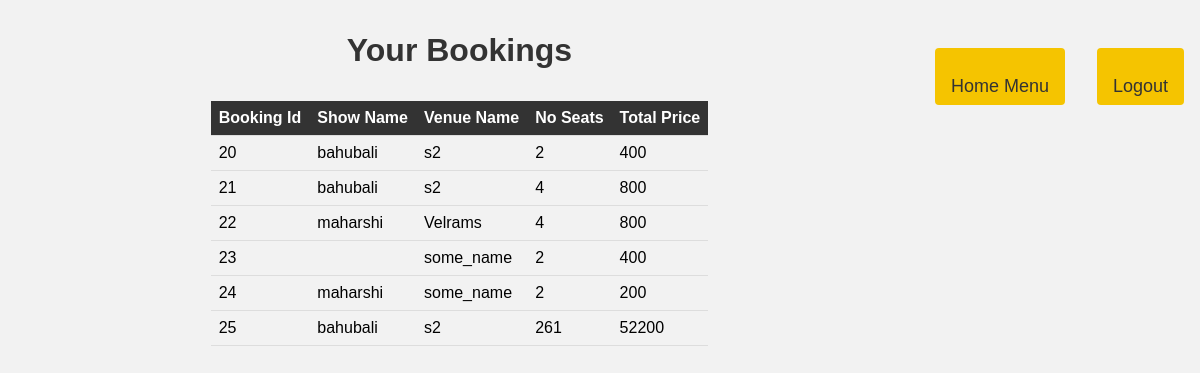
Screenshot of /userbookings (signed in) with the database file from the repository.
### app.py (models this page shows)
class Booking(db.Model):
    booking_id = db.Column(db.Integer, primary_key=True)
    user_id = db.Column(db.Integer,db.ForeignKey('user.user_id'),nullable = False)
    show_id = db.Column(db.Integer,db.ForeignKey('show.show_id'),nullable = False)
    venue_id = db.Column(db.Integer,db.ForeignKey('venue.venue_id'),nullable = False)
    no_seats = db.Column(db.Integer, nullable = False)
    total_price = db.Column(db.Integer, nullable = False)

class Show(db.Model):
    show_id = db.Column(db.Integer, primary_key = True)
    show_name = db.Column(db.String, nullable = False)
    show_rating = db.Column(db.String, nullable = False)
    show_tags =  db.Column(db.String, nullable = False)
    ticket_price = db.Column(db.Integer, nullable = False)
    venue_id=db.Column(db.Integer, db.ForeignKey(Venue.venue_id))

class Venue(db.Model):
    venue_id = db.Column(db.Integer, primary_key = True)
    venue_name = db.Column(db.String, nullable = False)
    venue_place = db.Column(db.String, nullable = False)
    venue_cap =  db.Column(db.Integer, nullable = False)
    shows=db.relationship("Show")

### app.py (the view)
@app.route('/userbookings' , methods = ['POST' , 'GET'])
def showuserbookings():
    user_id=session['user_id']
    userbookings=Booking.query.filter_by(user_id = user_id).all()
    dict_shows={}
    dict_venues={}
    for booking in userbookings:
        ven=Venue.query.get(booking.venue_id)
        sho=Show.query.get(booking.show_id)
        dict_shows[booking.show_id]=sho.show_name
        dict_venues[booking.venue_id]=ven.venue_name
    return render_template('userbookings.html',userbookings = userbookings, dict_shows = dict_shows, dict_venues = dict_venues)

### templates/userbookings.html (shortened to what this page needs)
<!DOCTYPE html>
<html lang="en">
<head>
    <link rel="stylesheet" href="{{url_for('static',filename ='styles.css')}}">
    <link rel="stylesheet" href="{{url_for('static',filename ='tables.css')}}">
</head>
<body>
    <header>
        <button class="logout"><a href="/logout">Logout</a></button>
        <button class="logout" > <a href="/userhome">Home Menu</a></button>
    </header>
    <h1>Your Bookings</h1>
    <table>
        <tr>
            <th>Booking Id</th>
            <th>Show Name</th>
            <th>Venue Name</th>
            <th>No Seats</th>
            <th>Total Price</th>
        </tr>
        {% for booking in userbookings %}
        <tr>
            <td>{{booking.booking_id}}</td>
            <td>{{dict_shows[booking.show_id]}}</td>
            <td>{{dict_venues[booking.venue_id]}}</td>
            <td>{{booking.no_seats}}</td>
            <td>{{booking.total_price}}</td>
        </tr>
        {% endfor %}
    </table>
</body>
</html>

### static/styles.css (style rules this page uses)
body { background-color: #f2f2f2; font-family: Arial, Helvetica, sans-serif; }
h1 { text-align: center; color: #333; }
a { display: block; text-align: center; margin-top: 20px; color: #333; text-decoration: none; }
.logout { background-color: #333; color: #fff; border: none; padding: 10px 20px; font-size: large; border-radius: 5px; cursor: pointer; transition: background-color 0.3s ease; }

### static/tables.css (style rules this page uses)
body { font-family: Arial, sans-serif; background-color: #f2f2f2; margin: 0; }
.logout { background-color: #f5c400; color: #fff; border: none; padding: 8px 16px; border-radius: 4px; float: right; margin: 16px; cursor: pointer; }
h1 { text-align: center; margin-top: 32px; }
table { border-collapse: collapse; margin: 32px auto; }
th, td { text-align: left; padding: 8px; border-bottom: 1px solid #ddd; }
th { background-color: #333; color: #fff; }
a { color: #333; text-decoration: none; }

### rows the page displays
Booking: booking_id "20", venue.venue_name "s2", no_seats "2", total_price "400"
Show: show_name "bahubali"
Booking: booking_id "21", venue.venue_name "s2", no_seats "4", total_price "800"
Booking: booking_id "22", no_seats "4", total_price "800"
Show: show_name "maharshi"
Venue: venue_name "Velrams"
Booking: booking_id "23", no_seats "2", total_price "400"
Venue: venue_name "some_name"
Booking: booking_id "24", no_seats "2", total_price "200"
Show: show_name "maharshi"
Booking: booking_id "25", venue.venue_name "s2", no_seats "261", total_price "52200"
